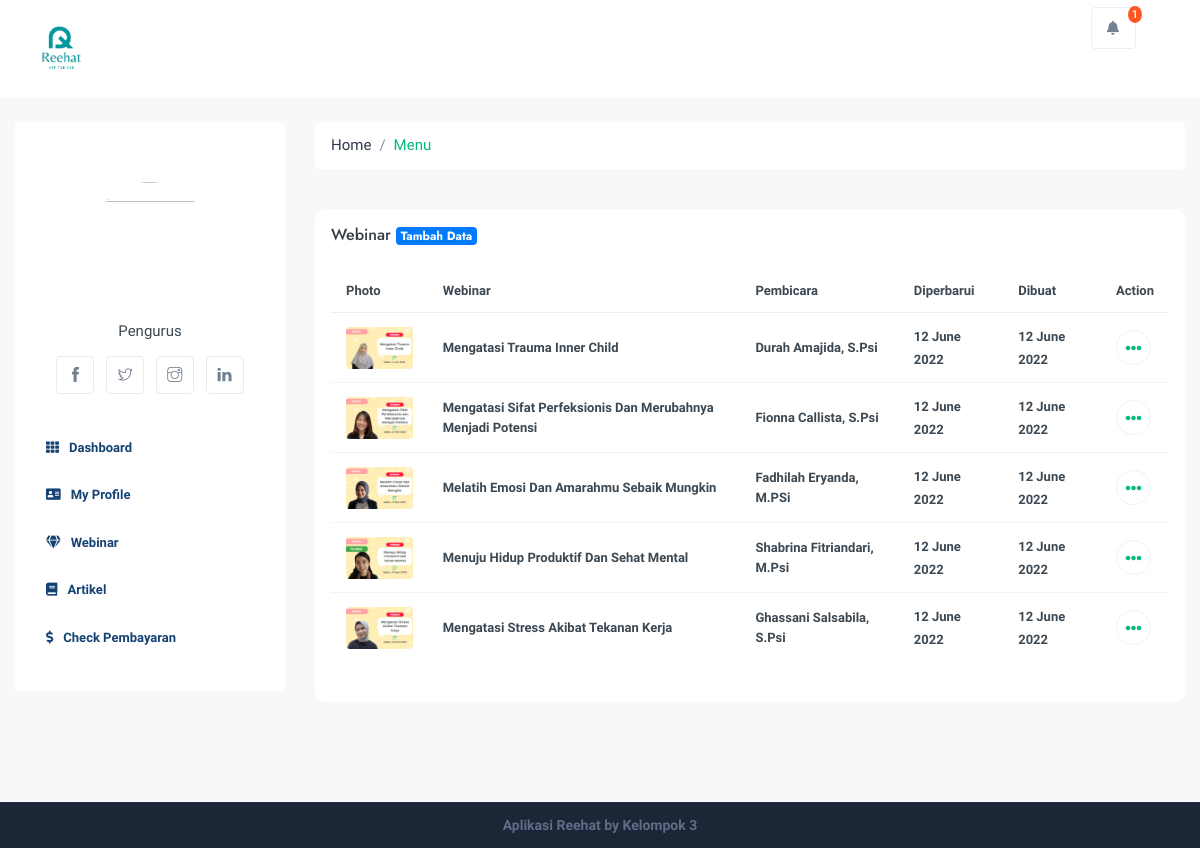
The page /index.php/admin/webinar on the database as committed earlier.
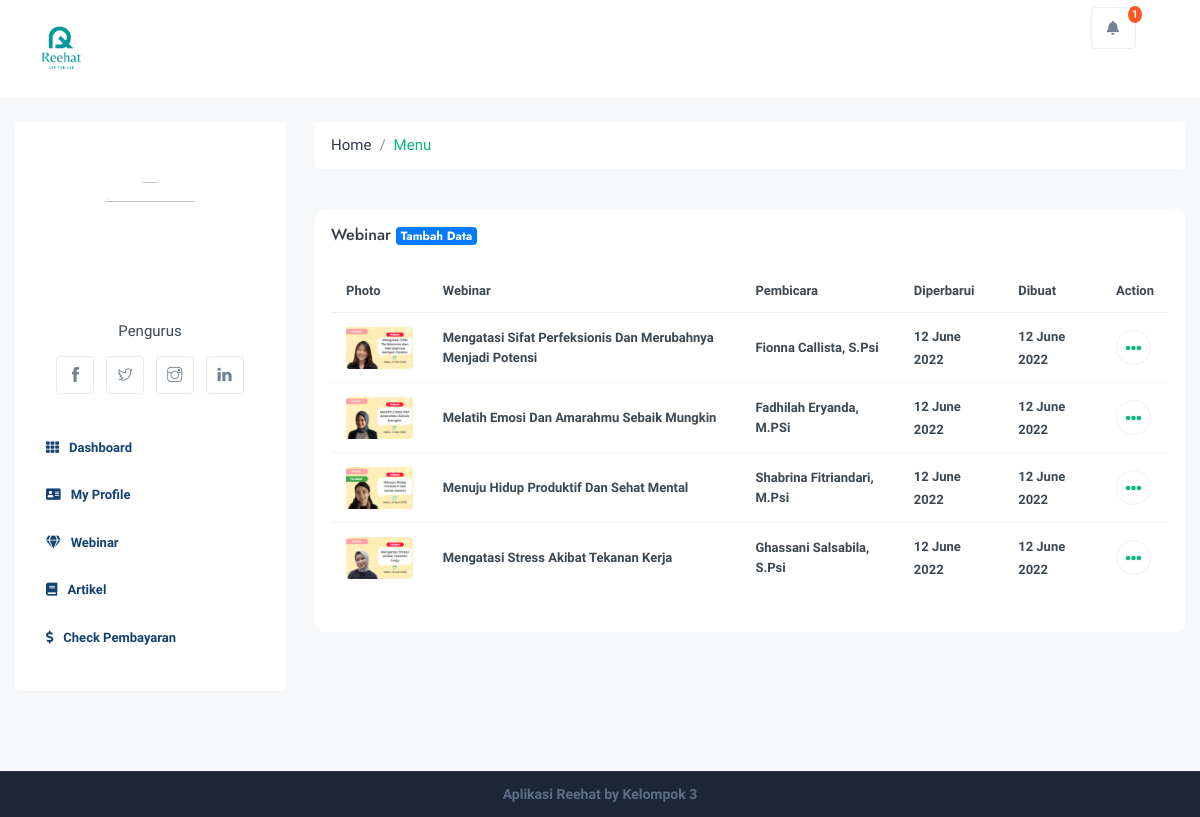
The same page on the database as committed later.
### tables this page shows
CREATE TABLE `webinars` (
  `id` int(11) NOT NULL,
  `title` varchar(128) NOT NULL,
  `thumbnail` varchar(128) NOT NULL,
  `description` text NOT NULL,
  `mentor` varchar(128) NOT NULL,
  `cost` int(11) NOT NULL,
  `video_url` varchar(128) NOT NULL,
  `url` varchar(128) NOT NULL,
  `updated_at` varchar(25) NOT NULL,
  `created_at` varchar(25) NOT NULL
);

### application/controllers/Admin.php (called while the page is built, shortened)
<?php
class Admin extends CI_Controller {
	public function __construct()
	{
		$this->load->model('Admin_model');
	}
	public function webinar()
	{
		$data = [
			'title' => 'List Webinar Admin',
			'user' => $this->db->get_where('users', ['email' => $this->session->userdata('email')])->row_array(),
			'webinars' => $this->db->order_by('id','DESC')->get('webinars')
		];
		$this->load->view('template/admin/header', $data);
		$this->load->view('pages/admin/webinar/list', $data);
		$this->load->view('template/admin/footer');
	}
}

### index.php (called while the page is built, shortened)
<?php
require_once BASEPATH.'core/CodeIgniter.php';

### application/views/pages/admin/webinar/list.php (the view, shortened to what this page needs)
<div class="row">
    <div class="col-xl-12 col-lg-12 col-md-12">
        <div class="dashboard_wrap">
            <div class="row">
                <div class="col-xl-12 col-lg-12 col-md-12 mb-4">
                    <h6 class="m-0">Webinar <a href="<?= base_url('admin/webinar/create'); ?>" class="badge badge-primary">Tambah Data</a></h6>
                </div>
            </div>
            <div class="row">
                <div class="col-xl-12 col-lg-12 col-md-12 mb-2">
                    <div class="table-responsive">
                        <table class="table dash_list">
                            <thead>
                                <tr>
                                    <th scope="col">Photo</th>
                                    <th scope="col">Webinar</th>
                                    <th scope="col">Pembicara</th>
                                    <th scope="col">Diperbarui</th>
                                    <th scope="col">Dibuat</th>
                                    <th scope="col">Action</th>
                                </tr>
                            </thead>
                            <tbody>
                                <?php foreach($webinars->result() as $webinar): ?>
                                <tr>
                                    <td><a href="<?= base_url('assets/img/webinar'); ?>/<?= $webinar->thumbnail ?>" data-fancybox><img src="<?= base_url('assets/img/webinar'); ?>/<?= $webinar->thumbnail ?>" class="img-fluid" width="80" alt="" /></a></td>
                                    <td><div class="smalls lg"><?= $webinar->title ?></div></td>
                                    <td><div class="smalls lg"><?= $webinar->mentor ?></div></td>
                                    <td><span class="smalls lg"><?= $webinar->updated_at ?></span></td>
                                    <td><span class="smalls lg"><?= $webinar->created_at ?></span></td>
                                    <td>
                                        <div class="dropdown show">
                                            <a class="btn btn-action" href="#" data-toggle="dropdown" aria-haspopup="true" aria-expanded="false">
                                                <i class="fas fa-ellipsis-h"></i>
                                            </a>
                                        </div>
                                    </td>
                                </tr>
                                <?php endforeach ?>
                            </tbody>
                        </table>
                    </div>
                </div>
            </div>
        </div>
    </div>
</div>

Rows that differ between the two databases and show on the page:
removed webinars: thumbnail (picture), title "Mengatasi Trauma Inner Child", mentor "Durah Amajida, S.Psi", updated_at "12 June 2022", created_at "12 June 2022"
